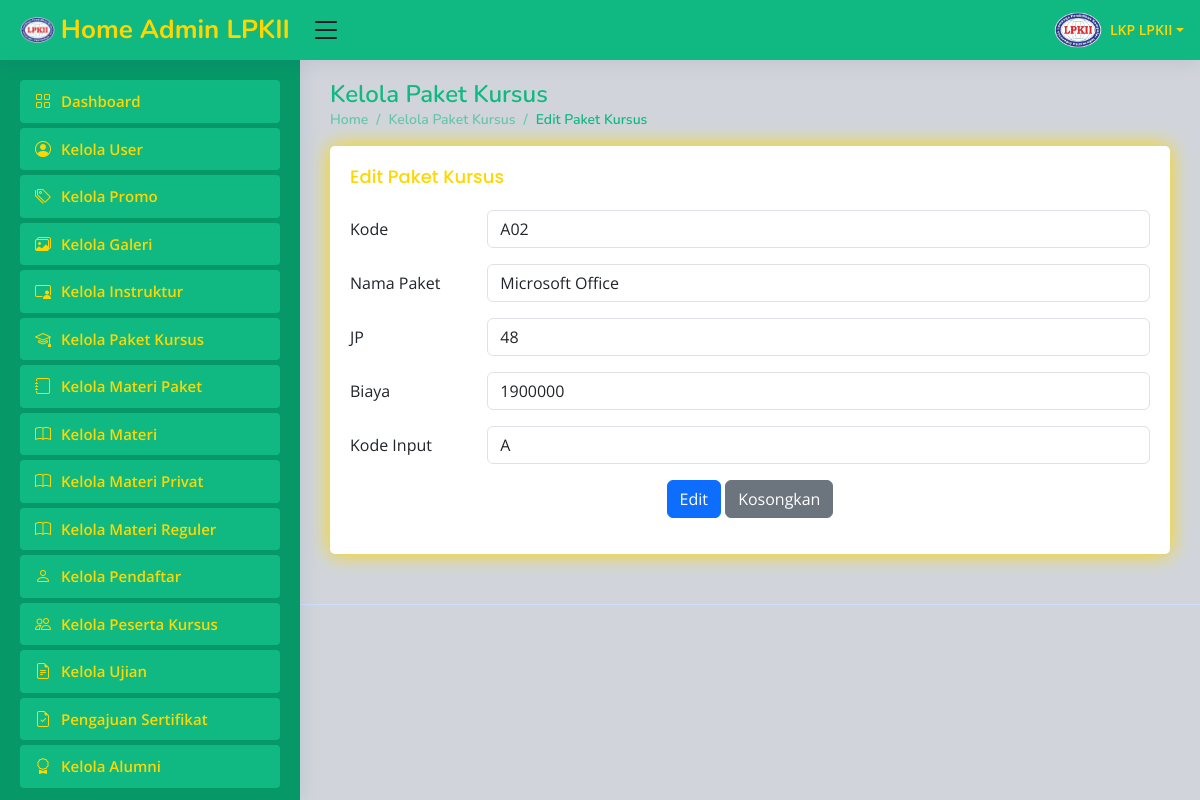
The page /dashboard.php?url=edit_paket_kursus&id_paket_kursus=18 (signed in) on the database its author committed.
### tables this page shows
CREATE TABLE `paket_kursus` (
  `id_paket_kursus` int(11) NOT NULL,
  `kode` varchar(7) NOT NULL,
  `nama_paket` varchar(255) NOT NULL,
  `jp` varchar(10) NOT NULL,
  `harga` varchar(20) NOT NULL,
  `kode_jurusan` varchar(15) NOT NULL
);

### edit_paket_kursus.php (the view, shortened to what this page needs)
<?php
include 'koneksi.php';
$id_paket_kursus = $_GET['id_paket_kursus'];
$result = mysqli_query($koneksi, "SELECT * FROM paket_kursus WHERE id_paket_kursus='$id_paket_kursus'");
$data = mysqli_fetch_assoc($result);
?>
<div class="pagetitle">
    <h1>Kelola Paket Kursus</h1>
    <nav>
        <ol class="breadcrumb">
            <li class="breadcrumb-item"><a href="dashboard.php">Home</a></li>
            <li class="breadcrumb-item"><a href="dashboard.php?url=kelola_paket_kursus.php">Kelola Paket Kursus</a></li>
            <li class="breadcrumb-item active">Edit Paket Kursus</li>
        </ol>
    </nav>
</div>
<div class="card">
    <div class="card-body">
        <h5 class="card-title">Edit Paket Kursus</h5>
        <form method="post" action="simpan_paket_kursus.php">
            <div class="row mb-3">
                <label for="inputEmail3" class="col-sm-2 col-form-label">Kode</label>
                <div class="col-sm-10">
                    <input type="text" class="form-control" id="inputText" name="kode" value="<?= $data['kode']; ?>">
                </div>
            </div>
            <div class="row mb-3">
                <label for="inputPassword3" class="col-sm-2 col-form-label">Nama Paket</label>
                <div class="col-sm-10">
                    <input type="text" class="form-control" id="inputEmail" name="nama_paket" value="<?= $data['nama_paket']; ?>">
                </div>
            </div>
            <div class="row mb-3">
                <label for="inputPassword3" class="col-sm-2 col-form-label">JP</label>
                <div class="col-sm-10">
                    <input type="text" class="form-control" id="inputEmail" name="jp" value="<?= $data['jp']; ?>">
                </div>
            </div>
            <div class="row mb-3">
                <label for="inputPassword3" class="col-sm-2 col-form-label">Biaya</label>
                <div class="col-sm-10">
                    <input type="text" class="form-control" id="inputEmail" name="harga" value="<?= $data['harga']; ?>">
                </div>
            </div>
            <div class="row mb-3">
                <label for="inputPassword3" class="col-sm-2 col-form-label">Kode Input</label>
                <div class="col-sm-10">
                    <input type="text" class="form-control" id="inputEmail" name="kode_jurusan" value="<?= $data['kode_jurusan']; ?>">
                </div>
            </div>
            <div class="text-center">
                <button type="submit" class="btn btn-primary">Edit</button>
                <button type="reset" class="btn btn-secondary">Kosongkan</button>
            </div>
        </form>
    </div>
</div>

### assets/css/main2.css (style rules this page uses)
:root { scroll-behavior: smooth; }
body { font-family: "Open Sans", sans-serif; background: #D1D5DB; color: #111827; }
a { color: #FFD700; text-decoration: none; }
h1, h2, h3, h4, h5, h6 { font-family: "Nunito", sans-serif; }
.pagetitle { margin-bottom: 10px; }
.pagetitle h1 { font-size: 24px; margin-bottom: 0; font-weight: 600; color: #10B981; }
.card { margin-bottom: 30px; border: none; border-radius: 5px; box-shadow: 0px 0 20px #FFD700; }
.card-title { padding: 20px 0 15px 0; font-size: 18px; font-weight: 500; color: #FFD700; font-family: "Poppins", sans-serif; }
.card-body { padding: 0 20px 20px 20px; }
.breadcrumb { font-size: 14px; font-family: "Nunito", sans-serif; color: #10b9818c; font-weight: 600; }
.breadcrumb a { color: #10b9818c; transition: 0.3s; }
.breadcrumb .breadcrumb-item::before { color: #10b9818c; }
.breadcrumb .active { color: #10b981; font-weight: 600; }

### rows shown on the page
paket_kursus: kode "A02", nama_paket "Microsoft Office", jp "48", harga "1900000", kode_jurusan "A"

### other values the page prints
$_SESSION['nama'] "LKP LPKII"
